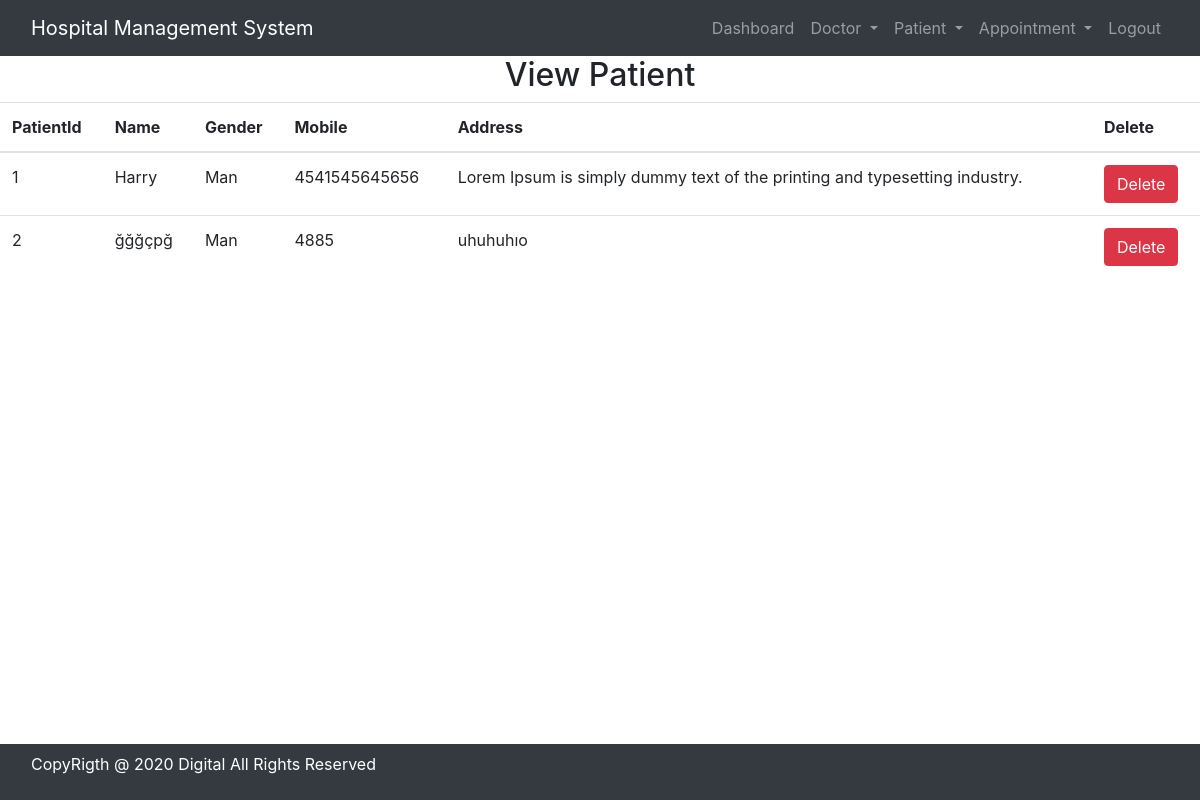
Before: /view_patient/ (signed in) with the older database file.
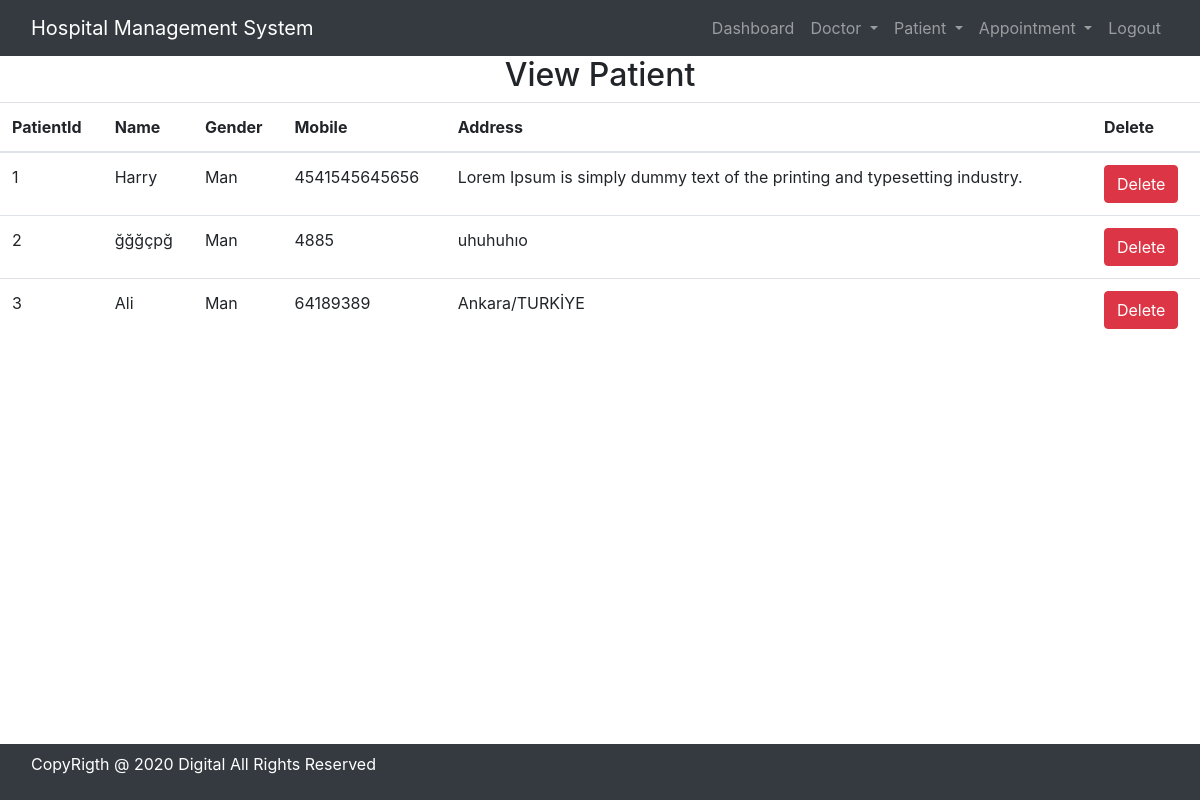
After: the same page with the newer database file.
### hospital/models.py (models this page shows, shortened)
class Patient(models.Model):
    name = models.CharField(max_length=50)
    gender = models.CharField(max_length=10)
    mobile = models.IntegerField(null=True)
    address = models.TextField()

### hospital/views.py (the view)
# urls.py: path('view_patient/', View_Patient, name='view_patient'),
def View_Patient(request):
    if not request.user.is_staff:
        return redirect('login')
    doc = Patient.objects.all()
    d = {'doc': doc}
    return render(request, 'view_patient.html', d)

### hospital/templates/view_patient.html
{% include 'base.html' %}
{% include 'navigation.html' %}
{% block content %}
<div>
    <h2 class="text-center">View Patient</h2>
    <table id="example" class="table table-hover">
        <thead>
            <tr>
                <th>PatientId</th>
                <th>Name</th>
                <th>Gender</th>
                <th>Mobile</th>
                <th>Address</th>
                <th>Delete</th>
            </tr>
        </thead>
        <tbody>
            {% for i in doc %}
            <tr>
                <td>{{i.id}}</td>
                <td>{{i.name}}</td>
                <td>{{i.gender}}</td>
                <td>{{i.mobile}}</td>
                <td>{{i.address}}</td>
                <td><a href="{% url 'delete_patient' i.id %}"
                onclick="return confirm('Are you sure you want to delete?')" class="btn btn-danger">Delete</a></td>
            </tr>
            {% endfor %}
        </tbody>
    </table>
</div>
{% endblock content %}
{% include 'footer.html' %}

Changed rows visible on the page:
added Patient: id "3", name "Ali", gender "Man", mobile "64189389", address "Ankara/TURKİYE"
